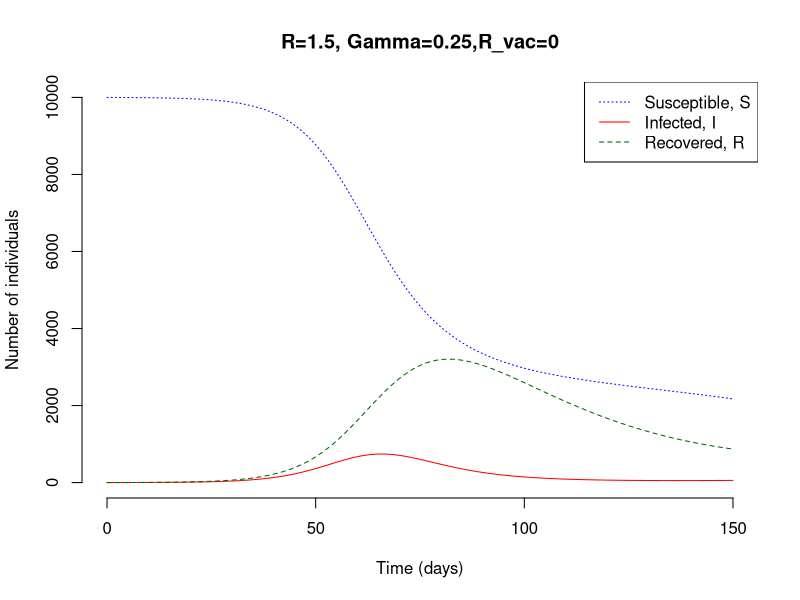

The R script that drew this image:
# Library for ordinary differential equation solvers
library(deSolve)

R_0 <- 1.5
gamma <- 1/4
S <-  1e4 - 1
I <- 1
R <- 0
omega <- 1/30


# Definition of the SIR model
SIR <- function(t, x, parms) {
	with(as.list(c(parms, x)), {
		N <- S + I + R
		beta <- R_0*gamma/N
		dS <- - beta*S*I
		dI <- beta*S*I - gamma*I
		dR <- gamma*I - omega*R
		der <- c(dS, dI, dR)
		list(der)
	})
}

# Set the parameters of the model
parms <- c(R_0 = R_0, gamma = gamma, omega=omega)

# Set the initial values		
inits <- c(S = S, I = I, R = R)

# Set the time points for evaluation
times <- seq(0, 150, 1)					

# Simulate the model using the function ode()
sim <- as.data.frame(ode(inits, times, SIR, parms))

# Plot the results
plot(sim$time, sim$S,
     main=paste0("R=",R_0,", Gamma=", gamma, ",R_vac=", R),
     type = "l", lty = 3, col = "blue", ylim = c(0, sum(inits)),
     xlab = "Time (days)", ylab = "Number of individuals", frame=FALSE)
lines(sim$time, sim$I,
      lty = 1, col = "red")
lines(sim$time, sim$R,
      lty = 2, col = "darkgreen")
legend("topright",
       legend = c("Susceptible, S", "Infected, I", "Recovered, R"),
       col = c("blue", "red", "darkgreen"), lty = c(3,1,2))

  

# 1) Increasing R leads to faster infection -> peak higher and earlier time, more recoveries
# 2) Increasing gamma leads to same infections, but earlier in time, increasing infection duration
# Gamma moves the time of the peak
# Higher R leads to more infected people and higher peak
